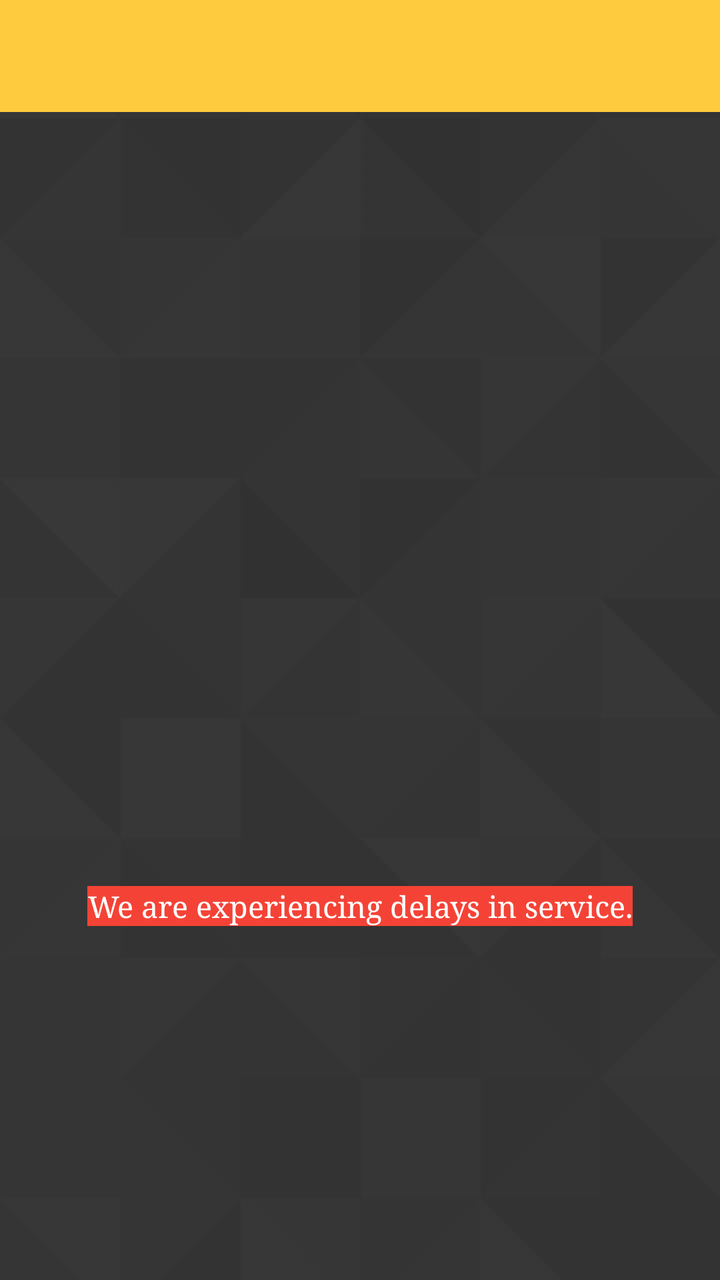
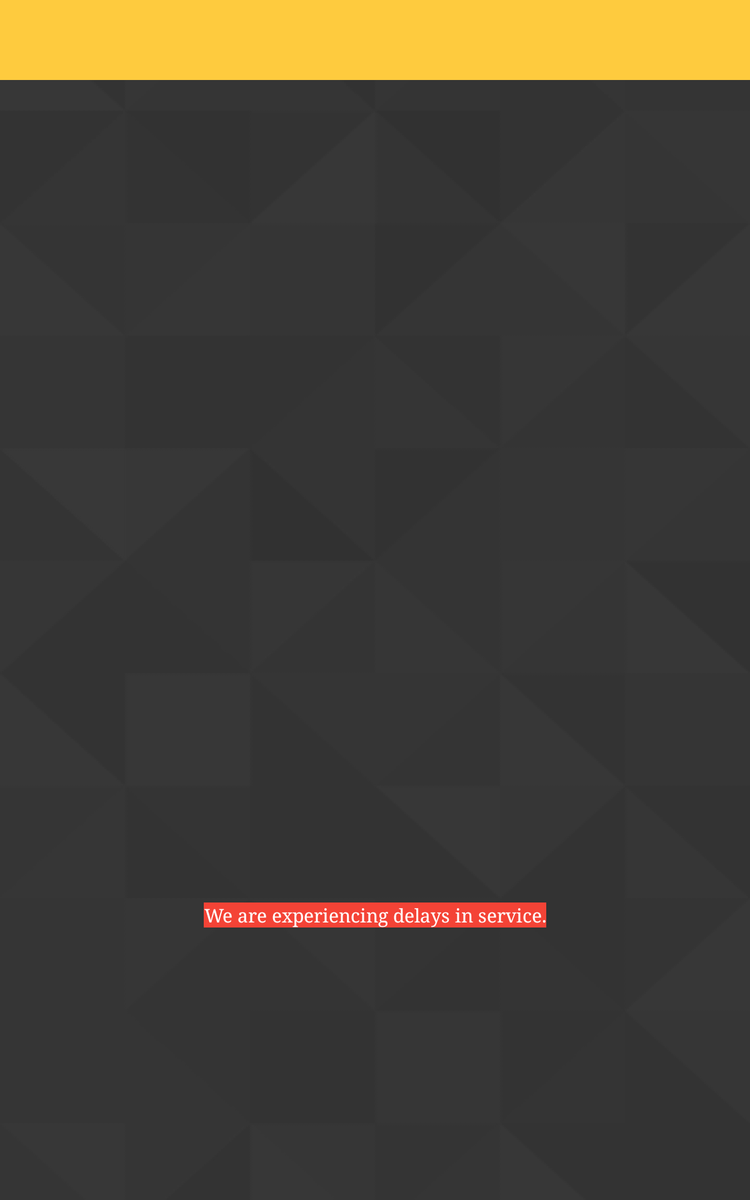

One screen, two layout resources from the same app: the default and the author's alternative for another configuration. Each is rendered where Android would select it; the XML of both is given below.
<!-- AndroidManifest.xml: application theme AppTheme -->
<!-- res/layout/activity_pickup_ask_phone_number_screen.xml -->
<?xml version="1.0" encoding="utf-8"?>
<RelativeLayout xmlns:android="http://schemas.android.com/apk/res/android"
    xmlns:app="http://schemas.android.com/apk/res-auto"
    xmlns:tools="http://schemas.android.com/tools"
    android:id="@+id/activity_pickup_ask_phone_number_screen"
    android:layout_width="match_parent"
    android:layout_height="match_parent"
    tools:context="com.valtech.movenpick.ui.PickupAskPhoneNumberScreen">

    <androidx.appcompat.widget.Toolbar
        android:id="@+id/toolBar"
        android:layout_width="match_parent"
        android:layout_height="?android:attr/actionBarSize"
        android:layout_alignParentTop="true"
        android:background="@color/yellow"
        app:subtitleTextColor="@color/black" />

    <ScrollView
        android:layout_width="match_parent"
        android:layout_height="match_parent"
        android:layout_below="@id/toolBar"
        android:scrollbars="vertical">

        <LinearLayout
            android:layout_width="match_parent"
            android:layout_height="wrap_content"
            android:layout_gravity="center"
            android:gravity="center"
            android:orientation="vertical"
            android:padding="5dp">

            <ImageView
                android:id="@+id/imgLogo"
                android:layout_width="180dp"
                android:layout_height="210dp"
                android:layout_gravity="center"
                android:layout_marginTop="30dp"
                android:gravity="center" />

            <LinearLayout
                android:layout_width="match_parent"
                android:layout_height="wrap_content"
                android:orientation="horizontal">

            </LinearLayout>

            <TextView
                android:id="@+id/jammedTrafficHeaderLabel"
                android:layout_width="wrap_content"
                android:layout_height="wrap_content"
                android:layout_gravity="center"
                android:layout_marginTop="20dp"
                android:background="#f44336"
                android:gravity="center"
                android:text="@string/jammedTrafficHeaderLabel"
                android:textColor="@color/white"
                android:textSize="@dimen/defaultTextSize"
                android:typeface="serif" />


            <TextView
                android:layout_width="match_parent"
                android:layout_height="40dp"
                android:layout_gravity="center"
                android:layout_marginTop="10dp"
                android:gravity="center"
                android:text="@string/blankItemLabel" />
        </LinearLayout>
    </ScrollView>
</RelativeLayout>
<!-- resources referenced by this layout -->
<resources>
  <color name="black">#ff000000</color>
  <color name="white">#ffffffff</color>
  <color name="yellow">#fecb3e</color>
  <dimen name="defaultTextSize">15.0sp</dimen>
  <string name="blankItemLabel" />
  <string name="jammedTrafficHeaderLabel">"We are experiencing delays in service."</string>
  <style name="AppTheme" parent="Theme.AppCompat.Light.NoActionBar">
          
          <item name="colorPrimary">@color/colorPrimary</item>
          <item name="colorPrimaryDark">@color/colorPrimaryDark</item>
          <item name="colorAccent">@color/colorAccent</item>
          <item name="android:windowBackground">@drawable/bg</item>
  
          <item name="colorControlActivated">@color/yellow</item>em&gt;
          <item name="android:windowAnimationStyle">@null</item>
      </style>
  <color name="colorPrimary">#263238</color>
  <color name="colorPrimaryDark">#263238</color>
  <color name="colorAccent">#FFFFFF</color>
  <!-- drawable bg: png bitmap (drawable, 41167 bytes) -->
</resources>
<!-- res/layout-sw600dp/activity_pickup_ask_phone_number_screen.xml (the author's variant of the layout above) -->
<!-- drawn on a 7-inch tablet held upright -->
<?xml version="1.0" encoding="utf-8"?>
<RelativeLayout xmlns:android="http://schemas.android.com/apk/res/android"
    xmlns:app="http://schemas.android.com/apk/res-auto"
    xmlns:tools="http://schemas.android.com/tools"
    android:id="@+id/activity_pickup_ask_phone_number_screen"
    android:layout_width="match_parent"
    android:layout_height="match_parent"
    tools:context="com.valtech.movenpick.ui.PickupAskPhoneNumberScreen">

    <androidx.appcompat.widget.Toolbar
        android:id="@+id/toolBar"
        android:layout_width="match_parent"
        android:layout_height="?android:attr/actionBarSize"
        android:layout_alignParentTop="true"
        android:background="@color/yellow"
        app:subtitleTextColor="@color/black" />

    <ScrollView
        android:layout_width="match_parent"
        android:layout_height="match_parent"
        android:layout_below="@id/toolBar"
        android:scrollbars="vertical">

        <LinearLayout
            android:layout_width="match_parent"
            android:layout_height="wrap_content"
            android:layout_gravity="center"
            android:gravity="center"
            android:orientation="vertical"
            android:padding="5dp">

            <ImageView
                android:id="@+id/imgLogo"
                android:layout_width="320dp"
                android:layout_height="360dp"
                android:layout_gravity="center"
                android:layout_marginTop="110dp"
                android:gravity="center" />

            <LinearLayout
                android:layout_width="match_parent"
                android:layout_height="wrap_content"
                android:layout_gravity="center_horizontal"
                android:layout_marginTop="20dp"
                android:gravity="center_horizontal"
                android:orientation="horizontal">

                <TextView
                    android:id="@+id/jammedTrafficHeaderLabel"
                    android:layout_width="wrap_content"
                    android:layout_height="wrap_content"
                    android:layout_gravity="center"
                    android:background="#f44336"
                    android:gravity="center"
                    android:text="@string/jammedTrafficHeaderLabel"
                    android:textColor="@color/white"
                    android:textSize="@dimen/defaultTextSize"
                    android:typeface="serif" />


            </LinearLayout>


            <TextView
                android:layout_width="match_parent"
                android:layout_height="40dp"
                android:layout_gravity="center"
                android:layout_marginTop="10dp"
                android:gravity="center"
                android:text="@string/blankItemLabel" />
        </LinearLayout>
    </ScrollView>
</RelativeLayout>
